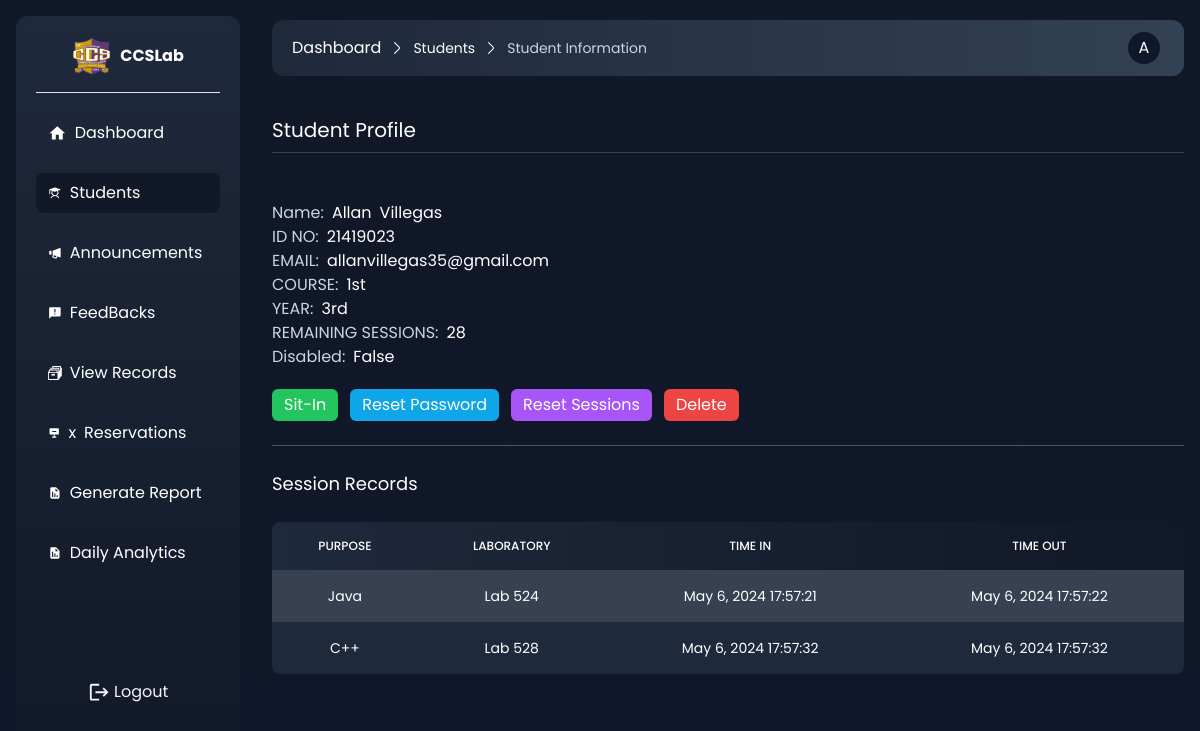
Page /admin/student_session.php?id=47 (signed in) on the earlier database version.
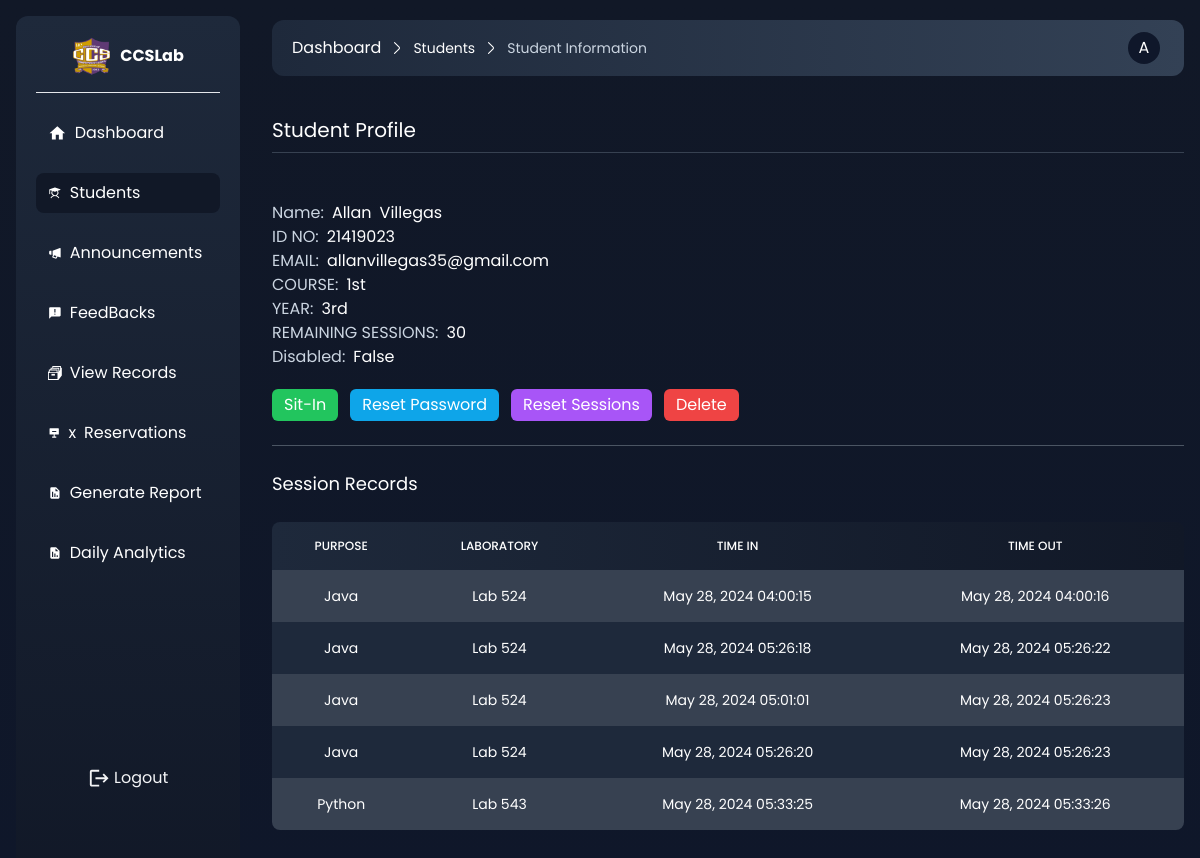
Same page on the later database version.
### tables this page shows
CREATE TABLE `students` (
  `id` int(80) NOT NULL,
  `email` varchar(255) NOT NULL,
  `password` varchar(255) NOT NULL,
  `first_name` varchar(255) NOT NULL,
  `last_name` varchar(255) NOT NULL,
  `id_no` int(255) NOT NULL,
  `course` varchar(255) NOT NULL,
  `year` varchar(80) NOT NULL,
  `no_sessions` int(11) NOT NULL DEFAULT 30,
  `active` int(60) NOT NULL DEFAULT 0,
  `created_at` datetime NOT NULL DEFAULT current_timestamp(),
  `updated_at` datetime NOT NULL DEFAULT current_timestamp()
);

CREATE TABLE `sessions` (
  `session_id` int(11) NOT NULL,
  `student_id` int(11) NOT NULL,
  `lab_name` varchar(80) NOT NULL,
  `purpose` varchar(254) NOT NULL,
  `time_in` datetime DEFAULT current_timestamp(),
  `time_out` datetime DEFAULT NULL
);

### admin/functions.php (called while the page is built, shortened)
<?php
function get_student($connect,$id_no){
    $statement = $connect->prepare("SELECT * FROM students WHERE id = :id");
    $statement->execute(array(
        ':id' => $id_no
    ));
    $statement = $statement->fetchAll();
    return ($statement) ? $statement : false;
}
function get_records_by_id($connect,$id)
{
    $sentence = $connect->prepare("SELECT * FROM sessions INNER JOIN students ON students.id = sessions.student_id WHERE time_out IS NOT NULL AND ID = '$id'ORDER BY time_out ");
    $sentence->execute();
    return $sentence->fetchAll(PDO::FETCH_ASSOC);
}

### admin/views/student_session.view.php (the view, shortened to what this page needs)
<div class="mt-10 flex flex-col gap-6">
    <div class="border-b pb-2 border-gray-700">
        <h1 class="text-xl">Student Profile</h1>
    </div>
    <div>
        <div class="flex items-center gap-2">
            <span class="text-slate-300">Name: </span>
            <h1><?php echo $student[0]['first_name'] ?></h1>
             <h1><?php echo $student[0]['last_name'] ?></h1>
        </div>
         <div class="flex items-center gap-2">
            <span class="text-slate-300">ID NO: </span>
            <h1><?php echo $student[0]['id_no'] ?></h1>
        </div>
         <div class="flex items-center gap-2">
            <span class="text-slate-300">EMAIL: </span>
            <h1><?php echo $student[0]['email'] ?></h1>
        </div>
         <div class="flex items-center gap-2">
            <span class="text-slate-300">COURSE: </span>
            <h1><?php echo $student[0]['course'] ?></h1>
        </div>
        <div class="flex items-center gap-2">
            <span class="text-slate-300">YEAR: </span>
            <h1><?php echo $student[0]['year'] ?></h1>
        </div>
        <div class="flex items-center gap-2">
            <span class="text-slate-300">REMAINING SESSIONS: </span>
            <h1><?php echo $student[0]['no_sessions'] ?></h1>
        </div>
        <div class="flex items-center gap-2">
            <span class="text-slate-300">Disabled: </span>
           <h1><?php echo ($student[0]['active'] == 1 ? 'False' : 'True'); ?></h1>
        </div>
        <div class="flex gap-3">
        <div class="flex items-center gap-2 mt-5">
            <a href="./sitin?id=<?php echo $student[0]['id']?>" class=" px-3 p-1 rounded-md bg-green-500">Sit-In</a>
        </div>
          <div class="flex items-center gap-2 mt-5">
            <a href="./reset_password?id=<?php echo $student[0]['id']?>" class=" px-3 p-1 rounded-md bg-sky-500">Reset Password</a>
        </div>
          <div class="flex items-center gap-2 mt-5">
            <a href="./reset_session?id=<?php echo $student[0]['id']?>" class=" px-3 p-1 rounded-md bg-purple-500">Reset Sessions</a>
        </div>
        <div class="flex items-center gap-2 mt-5">
            <a href="./delete?id=<?php echo $student[0]['id']?>" class=" px-3 p-1 rounded-md bg-red-500">Delete</a>
        </div>
        </div>
    </div>
    <h1 class="text-lg border-t border-gray-600 pt-6">Session Records</h1>
         <table id="oktable" class=" mb-10 w-full text-sm text-left rtl:text-right text-white rounded-lg overflow-hidden">
                <thead class="text-xs bg-gradient-to-l to-slate-800 from-gray-900 uppercase rounded-md">
                    <tr>
                        <th class="border px-4 py-4 font-medium border-none  text-center">PURPOSE</th>
                        <th class="border px-4 py-4 font-medium border-none  text-center">LABORATORY</th>
                        <th class="border px-4 py-4 font-medium border-none  text-center">TIME IN</th>
                        <th class="border px-4 py-4 font-medium border-none  text-center">TIME OUT</th>
                    </tr>
                </thead>
                <tbody id="tbody" class="relative">
                <?php
            foreach ($students as $student) {
                   echo '<tr class="odd:bg-gray-700 bg-slate-800">
                                <td class="border px-4 py-4 border-none text-center text-xs md:text-sm text-white">'.$student['purpose'].'</td>
                                <td class="border px-4 py-4 border-none text-center text-xs md:text-sm text-white">'.$student['lab_name'].'</td>
                                <td class="border px-4 py-4 border-none text-center text-xs md:text-sm text-white">'.date('F j, Y H:i:s', strtotime($student['time_in'])).'</td>
                                <td class="border px-4 py-4 border-none text-center text-xs md:text-sm text-white">'.date('F j, Y H:i:s', strtotime($student['time_out'])).'</td></tr>
                                ';
                }
            ?>
                </tbody>
            </table>
</div>

Differences in the rows shown:
removed sessions: purpose "Java", lab_name "Lab 524", time_in "May 6, 2024 17:57:21", time_out "May 6, 2024 17:57:22"
removed sessions: purpose "C++", lab_name "Lab 528", time_in "May 6, 2024 17:57:32", time_out "May 6, 2024 17:57:32"
changed students "Allan": no_sessions "28" → "30"
added sessions: purpose "Java", lab_name "Lab 524", time_in "May 28, 2024 04:00:15", time_out "May 28, 2024 04:00:16"
added sessions: purpose "Java", lab_name "Lab 524", time_in "May 28, 2024 05:26:18", time_out "May 28, 2024 05:26:22"
added sessions: purpose "Java", lab_name "Lab 524", time_in "May 28, 2024 05:01:01", time_out "May 28, 2024 05:26:23"
added sessions: purpose "Java", lab_name "Lab 524", time_in "May 28, 2024 05:26:20", time_out "May 28, 2024 05:26:23"
added sessions: purpose "Python", lab_name "Lab 543", time_in "May 28, 2024 05:33:25", time_out "May 28, 2024 05:33:26"
